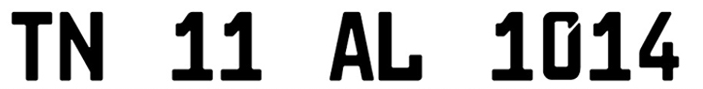
#> input picture Urban-Futurism/Test_image.png, 703 x 89 px
$ python -i main.py   (imports and definitions only)
#> lines starting #> are read from the running program, lines starting #| are printed output that depends on the picture; after the words box and inside, x2 and y2 are one past the last pixel; in counts of white or black regions, pixels touching at a corner belong together
import sys
import cv2
from matplotlib import pyplot as plt
import numpy as np
import imutils
import easyocr
import xlrd

video = True

# [1 line not run here, left out]

def scan_data(text):
    print(text)
    workbook = xlrd.open_workbook('Registeration_data.xls')
    worksheet = workbook.sheet_by_index(0)
    for x in range(2,5):
        active_cell = worksheet.cell_value(x, 0)
        if str(active_cell).upper() == text:
            Name_cell = worksheet.cell_value(x,1)
            print('This Car Belongs to ' + str(Name_cell))
            break


def scan_image(image_file):
#> called with image_file = 'Test_image.png'
    img = cv2.imread(image_file)
#> img is the input picture: shape (89, 703, 3); mean B, G, R 193.8, 193.8, 193.8
    gray = cv2.cvtColor(img, cv2.COLOR_BGR2GRAY)

    bfilter = cv2.bilateralFilter(gray,11,17,17)
    edged = cv2.Canny(bfilter, 100, 200)
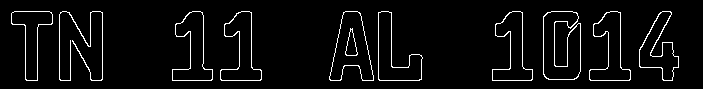
#> edged: shape (89, 703); 4.4% white in thin lines or dots, all inside (x1, y1, x2, y2) = (11, 11, 679, 81)

    keypoints = cv2.findContours(edged.copy(), cv2.RETR_TREE, cv2.CHAIN_APPROX_SIMPLE)
#> keypoints = 21 contours; largest, box (x1, y1, x2, y2) and area: (329, 11, 374, 81) 1840, (329, 11, 374, 81) 1832, (543, 11, 581, 80) 1811, (543, 11, 581, 80) 1776, (378, 11, 423, 81) 1439
    contours = imutils.grab_contours(keypoints)
#> contours has the same summary as keypoints
    contours = sorted(contours, key=cv2.contourArea, reverse=True)[:10]
#> contours = 10 contours; largest, box (x1, y1, x2, y2) and area: (329, 11, 374, 81) 1840, (329, 11, 374, 81) 1832, (543, 11, 581, 80) 1811, (543, 11, 581, 80) 1776, (378, 11, 423, 81) 1439

    location = None
    for contour in contours:
        approx = cv2.approxPolyDP(contour, 10 ,True)
        if len(approx) == 4:
            location = approx
            break
#> this loop made 10 passes

    mask = np.zeros(gray.shape, np.uint8)
#> (the run stopped early here; a loop or call above may not have finished)
